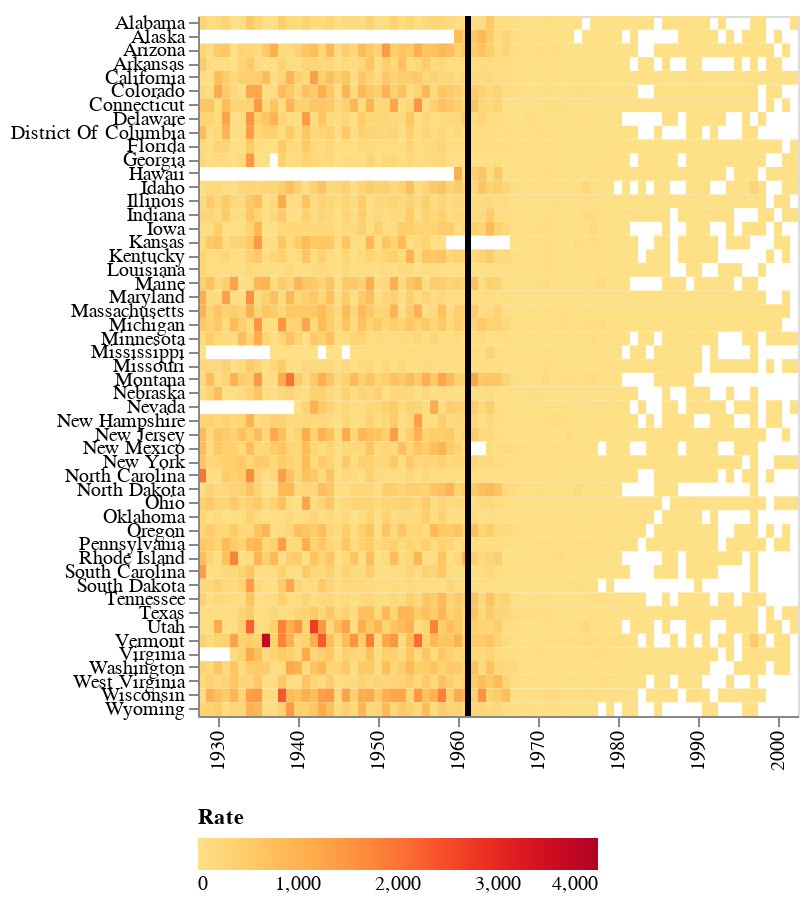

Write notebook code for a chart like this one.
### Code cell
# Plot the heatmap

heatmap = alt.Chart(df).mark_rect().encode(x=alt.X('year:O',
                                         #scale=alt.Scale(domain=(1920,2012)),                                                   
                                         axis=alt.Axis(values=list(range(1920,2011,10))),
                                                  title=None),
                                 y=alt.Y('state:O',title=None),
                                 color=alt.Color('Rate:Q',
                                                 scale=alt.Scale(scheme="yelloworangered",
                                                                domain=[0,4000]),
                                                 legend=alt.Legend(orient='bottom')
                                                ))

# Not obvious how to set the line exactly at 1963 - x-axis is a bit weird here
line = alt.Chart(df).mark_rule().encode(
    x=alt.XValue(135),
    size=alt.SizeValue(3),
    color=alt.ColorValue("black")
)

# Text annotation needed

alt.layer(heatmap + line).transform_calculate(
        a="1975").properties(width=300,height=350).interactive()

### Figure 1 — Vega-Lite specification as saved in the notebook (floating-point values rounded to 4 significant figures; data arrays with more than 128 entries replaced by an {"elided": "..."} marker saying what was removed)
{"$schema": "https://vega.github.io/schema/vega-lite/v3.4.0.json", "config": {"mark": {"tooltip": null}, "view": {"height": 300, "width": 400}}, "data": {"name": "data-63b4ca8b30868de4f98ed03c91eb3ec8"}, "datasets": {"data-63b4ca8b30868de4f98ed03c91eb3ec8": {"elided": "3876 records"}}, "height": 350, "layer": [{"layer": [{"encoding": {"color": {"field": "Rate", "legend": {"orient": "bottom"}, "scale": {"domain": [0, 4000], "scheme": "yelloworangered"}, "type": "quantitative"}, "x": {"axis": {"values": [1920, 1930, 1940, 1950, 1960, 1970, 1980, 1990, 2000, 2010]}, "field": "year", "title": null, "type": "ordinal"}, "y": {"field": "state", "title": null, "type": "ordinal"}}, "mark": "rect", "selection": {"selector021": {"bind": "scales", "encodings": ["x", "y"], "type": "interval"}}}, {"encoding": {"color": {"value": "black"}, "size": {"value": 3}, "x": {"value": 135}}, "mark": "rule"}]}], "transform": [{"as": "a", "calculate": "1975"}], "width": 300}
